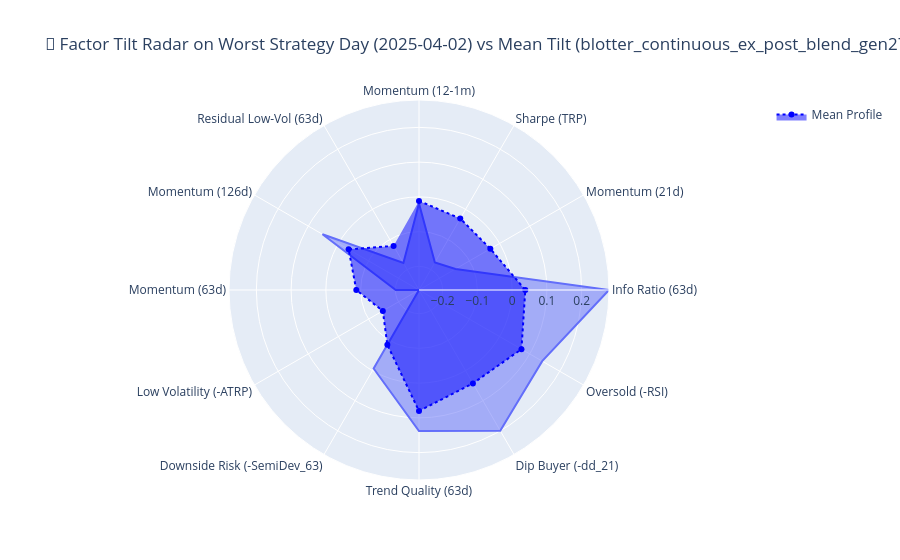

The code cell stored with this chart in its notebook:
### Code cell
# CELL 10: Extreme Tail Event Radar (Best Sessions vs Crash Days)
import plotly.express as px
import plotly.graph_objects as go
import pandas as pd

# Safe target resolution
active_target = globals().get(
    "target_file", globals().get("blotter_label", "Active Portfolio")
)
active_factors = globals().get("factor_names", globals().get("factor_labels", []))

print(f"\n🌟 TOP 5 OUTPERFORMANCE SESSIONS ({active_target}):")
top5 = blotter_df.nlargest(5, "alpha_daily_simple_ret")[
    [
        "date",
        "net_daily_simple_ret",
        "bm_daily_simple_ret",
        "alpha_daily_simple_ret",
        "agent_equity",
    ]
].copy()
top5["date"] = pd.to_datetime(top5["date"]).dt.strftime("%Y-%m-%d")
for c in ["net_daily_simple_ret", "bm_daily_simple_ret", "alpha_daily_simple_ret"]:
    top5[c] = top5[c].apply(lambda x: f"{x*100:+.2f}%")
print(top5.to_string(index=False))

print(f"\n🚨 TOP 5 UNDERPERFORMANCE (CRASH) SESSIONS ({active_target}):")
worst5 = blotter_df.nsmallest(5, "alpha_daily_simple_ret")[
    [
        "date",
        "net_daily_simple_ret",
        "bm_daily_simple_ret",
        "alpha_daily_simple_ret",
        "agent_equity",
    ]
].copy()
worst5["date"] = pd.to_datetime(worst5["date"]).dt.strftime("%Y-%m-%d")
for c in ["net_daily_simple_ret", "bm_daily_simple_ret", "alpha_daily_simple_ret"]:
    worst5[c] = worst5[c].apply(lambda x: f"{x*100:+.2f}%")
print(worst5.to_string(index=False))

# Extreme Day Factor Tilt Radar
valid_factors = [f for f in active_factors if f in blotter_df.columns]

if valid_factors and "net_daily_simple_ret" in blotter_df.columns:
    worst_idx = blotter_df["net_daily_simple_ret"].idxmin()
    worst_row = blotter_df.iloc[worst_idx]
    worst_date_str = pd.to_datetime(worst_row["date"]).strftime("%Y-%m-%d")

    crash_data = pd.DataFrame(
        {
            "Factor": valid_factors,
            "Crash Weight": worst_row[valid_factors].values.astype(float),
            "Average Weight": blotter_df[valid_factors].mean().values.astype(float),
        }
    )

    fig_radar = px.line_polar(
        crash_data,
        r="Crash Weight",
        theta="Factor",
        line_close=True,
        title=f"🚨 Factor Tilt Radar on Worst Strategy Day ({worst_date_str}) vs Mean Tilt ({active_target})",
    )
    fig_radar.add_trace(
        go.Scatterpolar(
            r=crash_data["Average Weight"],
            theta=crash_data["Factor"],
            name="Mean Profile",
            line=dict(color="blue", dash="dot"),
        )
    )
    fig_radar.update_traces(fill="toself")
    fig_radar.show()
else:
    print(f"ℹ️ Factor columns not present in blotter_df. Tail event radar skipped.")
# %%

### Figure 1 — Plotly figure (JSON) as saved in the notebook; plotly's stock layout.template omitted (floating-point values rounded to 4 significant figures)
{"data": [{"fill": "toself", "hovertemplate": "Crash Weight=%{r}<br>Factor=%{theta}<extra></extra>", "legendgroup": "", "line": {"color": "#636efa", "dash": "solid"}, "marker": {"symbol": "circle"}, "mode": "lines", "name": "", "r": [-0.01878, -0.1767, -0.1468, 0.2787, 0.1414, 0.1995, 0.1379, -0.006919, -0.2679, -0.201, 0.05284, -0.1781, -0.01878], "showlegend": false, "subplot": "polar", "theta": ["Momentum (12-1m)", "Sharpe (TRP)", "Momentum (21d)", "Info Ratio (63d)", "Oversold (-RSI)", "Dip Buyer (-dd_21)", "Trend Quality (63d)", "Downside Risk (-SemiDev_63)", "Low Volatility (-ATRP)", "Momentum (63d)", "Momentum (126d)", "Residual Low-Vol (63d)", "Momentum (12-1m)"], "type": "scatterpolar"}, {"fill": "toself", "line": {"color": "blue", "dash": "dot"}, "name": "Mean Profile", "r": [-0.01154, -0.03052, -0.03093, 0.03788, 0.07246, 0.04229, 0.08021, -0.0858, -0.1477, -0.08755, -0.03412, -0.1216], "theta": ["Momentum (12-1m)", "Sharpe (TRP)", "Momentum (21d)", "Info Ratio (63d)", "Oversold (-RSI)", "Dip Buyer (-dd_21)", "Trend Quality (63d)", "Downside Risk (-SemiDev_63)", "Low Volatility (-ATRP)", "Momentum (63d)", "Momentum (126d)", "Residual Low-Vol (63d)"], "type": "scatterpolar"}], "layout": {"legend": {"tracegroupgap": 0}, "polar": {"angularaxis": {"direction": "clockwise", "rotation": 90}, "domain": {"x": [0, 1], "y": [0, 1]}}, "title": {"text": "🚨 Factor Tilt Radar on Worst Strategy Day (2025-04-02) vs Mean Tilt (blotter_continuous_ex_post_blend_gen27.parquet)"}}}
